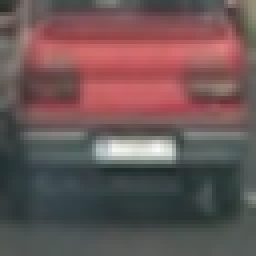
#> input picture test_images/test8.png, 64 x 64 px (shown 4 times larger)
$ jupyter execute --allow-errors P5.ipynb   (shell and % lines are left out)   (older library calls are emulated)
#> lines starting #> are read from the running program, lines starting #| are printed output that depends on the picture
# Self-Driving Car Engineer Nanodegree

## Project: **Vehicle detection**
***

---

---

This notebook contains the code for the P5 -> Vehicle detection.

The document is organized as follows:

    1. Definition of functions to extract features
    2. Training of classifier
    3. Prediction on single image
    4. Prediction on video

## 1. Definition of functions to extract features

[cell 1]
# Import necessary libraries for the project
import matplotlib.image as mpimg
import matplotlib.pyplot as plt
import numpy as np
import cv2
import glob
import time
import math
import collections
import operator
from sklearn.svm import LinearSVC
from sklearn.preprocessing import StandardScaler
from skimage.feature import hog
from sklearn.model_selection import train_test_split
from scipy.ndimage.measurements import label
from moviepy.editor import VideoFileClip
from IPython.display import HTML

### Binned color

[cell 2]
# Function to compute binned color features
def bin_spatial(img, size=(32, 32)):
    features = cv2.resize(img, size).ravel()
    return features

# Read test image
image = cv2.imread('./test_images/test8.png')
#> image is the input picture: shape (64, 64, 3); mean B, G, R 85.9, 85.9, 107
# Get color features
binned = bin_spatial(image)
#> in bin_spatial, `features = cv2.resize(img, size).ravel()`: features = 3072 values, max 242 at index 1786, min 36 at index 2078, mean 93.08
#> binned has the same summary as features in bin_spatial
# Plot features
plt.plot(binned)
#> (this line was passed over: IPython is not available in this run)
plt.title('Spatially Binned Features')
#> (this line was passed over: IPython is not available in this run)
plt.show()

### Color histogram

[cell 3]
# Function to compute color histogram features
# [9 lines left out: function color_hist, not called in this run]

# Redefinition for plotting results.
def color_hist_plot(img, nbins=32, bins_range=(0, 256)):
    # Compute the histogram of the color channels separately
#> called with nbins = 32, bins_range = (0, 256)
    channel1_hist = np.histogram(img[:,:,0], bins=nbins, range=bins_range)
    channel2_hist = np.histogram(img[:,:,1], bins=nbins, range=bins_range)
    channel3_hist = np.histogram(img[:,:,2], bins=nbins, range=bins_range)
    # Generating bin centers
    bin_edges = channel1_hist[1]
#> bin_edges = 33 values from 0 to 256
    bin_centers = (bin_edges[1:]  + bin_edges[0:len(bin_edges)-1])/2
#> bin_centers = 32 values from 4 to 252
    # Concatenate the histograms into a single feature vector
    hist_features = np.concatenate((channel1_hist[0], channel2_hist[0], channel3_hist[0]))
#> hist_features = 96 values, max 834 at index 10, min 0 at index 0, mean 128
    # Return the individual histograms, bin_centers and feature vector
    return hist_features, channel1_hist, channel2_hist, channel3_hist, bin_centers

# Get color histogram features
hist_feat, ch1hist, ch2hist, ch3hist, bincen = color_hist_plot(image, nbins=32, bins_range=(0, 256))
#> hist_feat has the same summary as hist_features in color_hist_plot; bincen = 32 values from 4 to 252

# Plot a figure with all three bar charts
#> (the rest of this cell did not finish here and is left out)

### HOG

[cell 4]
# Function to return HOG features and visualization
def get_hog_features(img, orient=9, pix_per_cell=8, cell_per_block=2,
                        vis=False, feature_vec=True):
    # Call with two outputs if vis==True
    if vis == True:
        features, hog_image = hog(img, orientations=orient, pixels_per_cell=(pix_per_cell, pix_per_cell),
                                  cells_per_block=(cell_per_block, cell_per_block), block_norm='L1', transform_sqrt=True,
                                  visualise=vis, feature_vector=feature_vec)
        return features, hog_image
    # Otherwise call with one output
    else:
        features = hog(img, orientations=orient, pixels_per_cell=(pix_per_cell, pix_per_cell),
                       cells_per_block=(cell_per_block, cell_per_block), block_norm='L1', transform_sqrt=True,
                       visualise=vis, feature_vector=feature_vec)
        return features

# Convert to gray
gray = cv2.cvtColor(image, cv2.COLOR_BGR2GRAY)
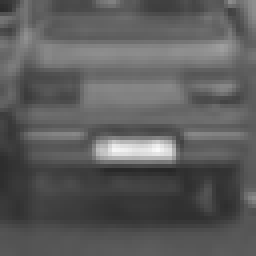
#> gray: shape (64, 64) (shown 4 times larger); min 39, max 250, mean 92.2
# Call our function with vis=True to see an image output
features, hog_image = get_hog_features(gray, vis=True)
#> in get_hog_features, `features, hog_image = hog(img, orientations=orient, pixels_per_cell=(p..`: features = 1764 values, max 0.44 at index 1408, min 0 at index 64, mean 0.0278
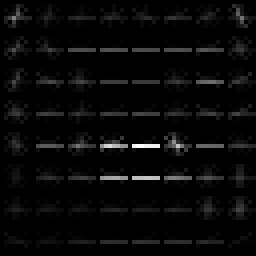
#> hog_image: shape (64, 64) float64 (shown 4 times larger); min 0, max 2.32, mean 0.0804; drawn with min black and max white

# Plot the examples
#> (the rest of this cell did not finish here and is left out)

## 2. Training of classifier

### Load of image paths

[cell 5]
# Extract image paths for training (GTI and KITTI)
vehicles = glob.glob('vehicles\**\*.png')
nonvehicles = glob.glob('non-vehicles\**\*.png')

# Extract image paths for testing (non-randomized data selection from GTI and KITTI)
vehicles_test = glob.glob('vehicles_test\*.png')
nonvehicles_test = glob.glob('non-vehicles_test\*.png')

# Insert extracted paths into lists
cars = []
notcars = []
cars_test = []
notcars_test = []
for image in vehicles:
    cars.append(image)
#> after the loop, cars = []
for image in nonvehicles:
    notcars.append(image)
#> after the loop, notcars = []
for image in vehicles_test:
    cars_test.append(image)
#> after the loop, cars_test = []
for image in nonvehicles_test:
    notcars_test.append(image)
#> after the loop, notcars_test = []

# Balance training and test data if not balanced
if len(cars) != len(notcars):
    sample_size = min(len(cars),len(notcars))
    cars = cars[0:sample_size]
    notcars = notcars[0:sample_size]

if len(cars_test) != len(notcars_test):
    sample_size = min(len(cars_test),len(notcars_test))
    cars_test = cars_test[0:sample_size]
    notcars_test = notcars_test[0:sample_size]

# Print training and test set information
print('Number of vehicle images for training:',len(cars))
#| Number of vehicle images for training: 0
print('Number of non-vehicle images for training:',len(notcars))
#| Number of non-vehicle images for training: 0
print('Number of vehicle images for testing:',len(cars_test))
#| Number of vehicle images for testing: 0
print('Number of non-vehicle images for testing:',len(notcars_test))
#| Number of non-vehicle images for testing: 0

### Feature extraction

[cell 6]
# Function to extract features from a list of images
def extract_features(imgs, color_space='RGB', spatial_size=(32, 32),
                        hist_bins=32, orient=9,
                        pix_per_cell=8, cell_per_block=2, hog_channel=0,
                        spatial_feat=True, hist_feat=True, hog_feat=True):
    # Create a list to append feature vectors to
    features = []
    # Iterate through the list of images
    for file in imgs:
        file_features = []
        # Read in each one by one
        image = cv2.imread(file)

        # apply color conversion if other than 'RGB'
        if color_space != 'RGB':
            if color_space == 'HSV':
                feature_image = cv2.cvtColor(image, cv2.COLOR_BGR2HSV)
            elif color_space == 'LUV':
                feature_image = cv2.cvtColor(image, cv2.COLOR_BGR2LUV)
            elif color_space == 'HLS':
                feature_image = cv2.cvtColor(image, cv2.COLOR_BGR2HLS)
            elif color_space == 'YUV':
                feature_image = cv2.cvtColor(image, cv2.COLOR_BGR2YUV)
            elif color_space == 'YCrCb':
                feature_image = cv2.cvtColor(image, cv2.COLOR_BGR2YCrCb)
        else: feature_image = np.copy(image)

        if spatial_feat == True:
            spatial_features = bin_spatial(feature_image, size=spatial_size)
            file_features.append(spatial_features)
        if hist_feat == True:
            # Apply color_hist()
            hist_features = color_hist(feature_image, nbins=hist_bins)
            file_features.append(hist_features)
        if hog_feat == True:
        # Call get_hog_features() with vis=False, feature_vec=True
            if hog_channel == 'ALL':
                hog_features = []
                for channel in range(feature_image.shape[2]):
                    hog_features.append(get_hog_features(feature_image[:,:,channel],
                                        orient, pix_per_cell, cell_per_block,
                                        vis=False, feature_vec=True))
                hog_features = np.ravel(hog_features)
            else:
                hog_features = get_hog_features(feature_image[:,:,hog_channel], orient,
                            pix_per_cell, cell_per_block, vis=False, feature_vec=True)
            # Append the new feature vector to the features list
            file_features.append(hog_features)
        features.append(np.concatenate(file_features))
    # Return list of feature vectors
    return features

# Definition of color space
colorspace = 'YCrCb' # Can be RGB, HSV, LUV, HLS, YUV, YCrCb

# Definition of parameters for HOG
orient = 8
pix_per_cell = 8
cell_per_block = 2
hog_channel = "ALL" # Can be 0, 1, 2, or "ALL"

# Definition of parameters for binned color and color histogram features
spatial_size = (32, 32)
hist_bins = 32

# Flags for activating different feature extractions
spatial_feat = True
hist_feat = True
hog_feat = True

# Extract features for training and test set
t=time.time()
car_features = extract_features(cars, color_space=colorspace, spatial_size=spatial_size,
                        hist_bins=hist_bins, orient=orient,
                        pix_per_cell=pix_per_cell, cell_per_block=cell_per_block,
                        hog_channel=hog_channel,
                        spatial_feat=spatial_feat, hist_feat=hist_feat, hog_feat=hog_feat)
#> car_features = []
notcar_features = extract_features(notcars, color_space=colorspace, spatial_size=spatial_size,
                        hist_bins=hist_bins, orient=orient,
                        pix_per_cell=pix_per_cell, cell_per_block=cell_per_block,
                        hog_channel=hog_channel,
                        spatial_feat=spatial_feat, hist_feat=hist_feat, hog_feat=hog_feat)
#> notcar_features = []
car_test_features = extract_features(cars_test, color_space=colorspace, spatial_size=spatial_size,
                        hist_bins=hist_bins, orient=orient,
                        pix_per_cell=pix_per_cell, cell_per_block=cell_per_block,
                        hog_channel=hog_channel,
                        spatial_feat=spatial_feat, hist_feat=hist_feat, hog_feat=hog_feat)
#> car_test_features = []
notcar_test_features = extract_features(notcars_test, color_space=colorspace, spatial_size=spatial_size,
                        hist_bins=hist_bins, orient=orient,
                        pix_per_cell=pix_per_cell, cell_per_block=cell_per_block,
                        hog_channel=hog_channel,
                        spatial_feat=spatial_feat, hist_feat=hist_feat, hog_feat=hog_feat)
#> notcar_test_features = []

t2 = time.time()

# Group car and non-car features, normalize data and create label vectors for training and testing
# Training
X = np.vstack((car_features, notcar_features)).astype(np.float64)
#> X = empty array
#> (the rest of this cell did not finish here and is left out)

### Training

[cell 7]
# Use a linear SVC with C=2
svc = LinearSVC(C=math.pow(2,1))

# Perform training
t=time.time()
#> (the rest of this cell did not finish here and is left out)

## 3. Prediction on single image

### Sliding window with HOG sub-sampling and multi-scaling

[cell 8]
# Function to convert color
# [87 lines left out: functions convert_color, find_cars, not called in this run]

# Read single image
img = cv2.imread('test_images/scene01011.jpg')
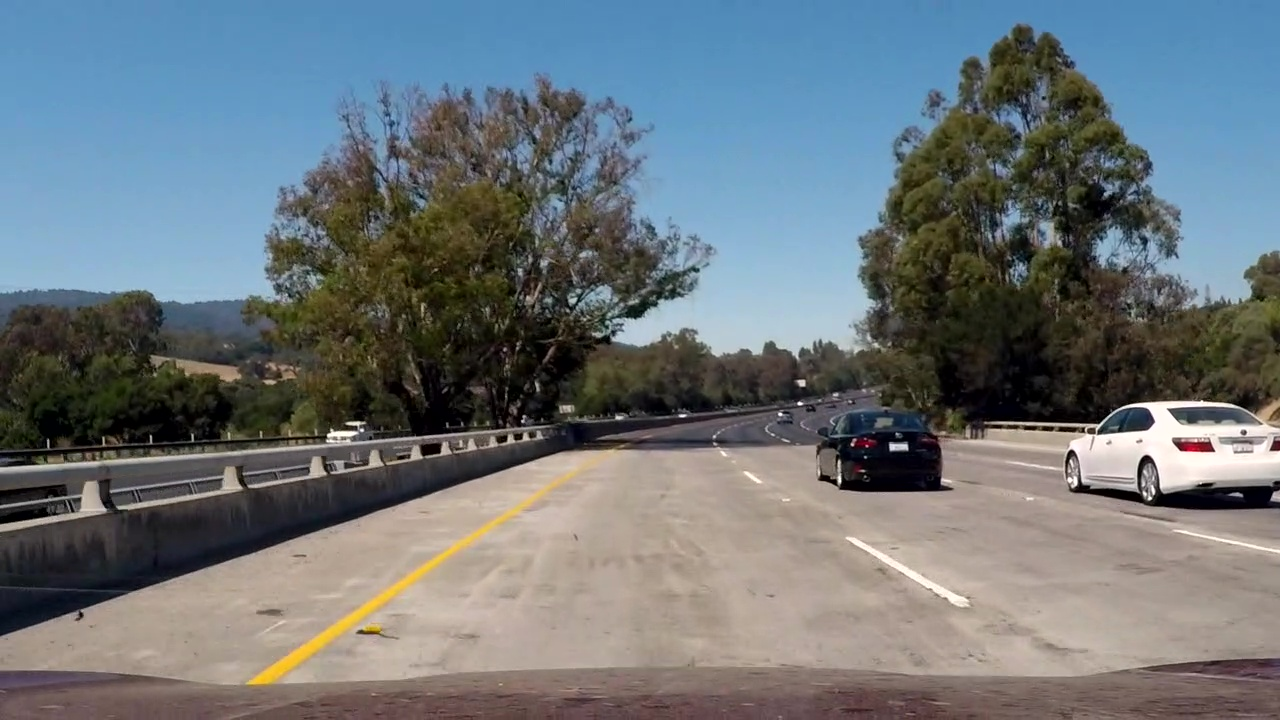
#> input picture test_images/scene01011.jpg, 1280 x 720 px
#> img is the input picture: shape (720, 1280, 3); mean B, G, R 121.1, 116.7, 108.5

# Define start and stop on Y axis where window sliding will be applied
ystart = 350
ystop = 690
# Define scales to be applied
scales = np.array([1.0,1.5,2.0])

# Predict
#> (the rest of this cell did not finish here and is left out)

### Filter false positives. Get single detection

[cell 9]
# Function to build heat map in function of bounding boxes
# [32 lines left out: functions add_heat, apply_threshold, draw_labeled_bboxes, not called in this run]

# Read in image similar to previous one
image = cv2.imread('test_images/scene01021.jpg')
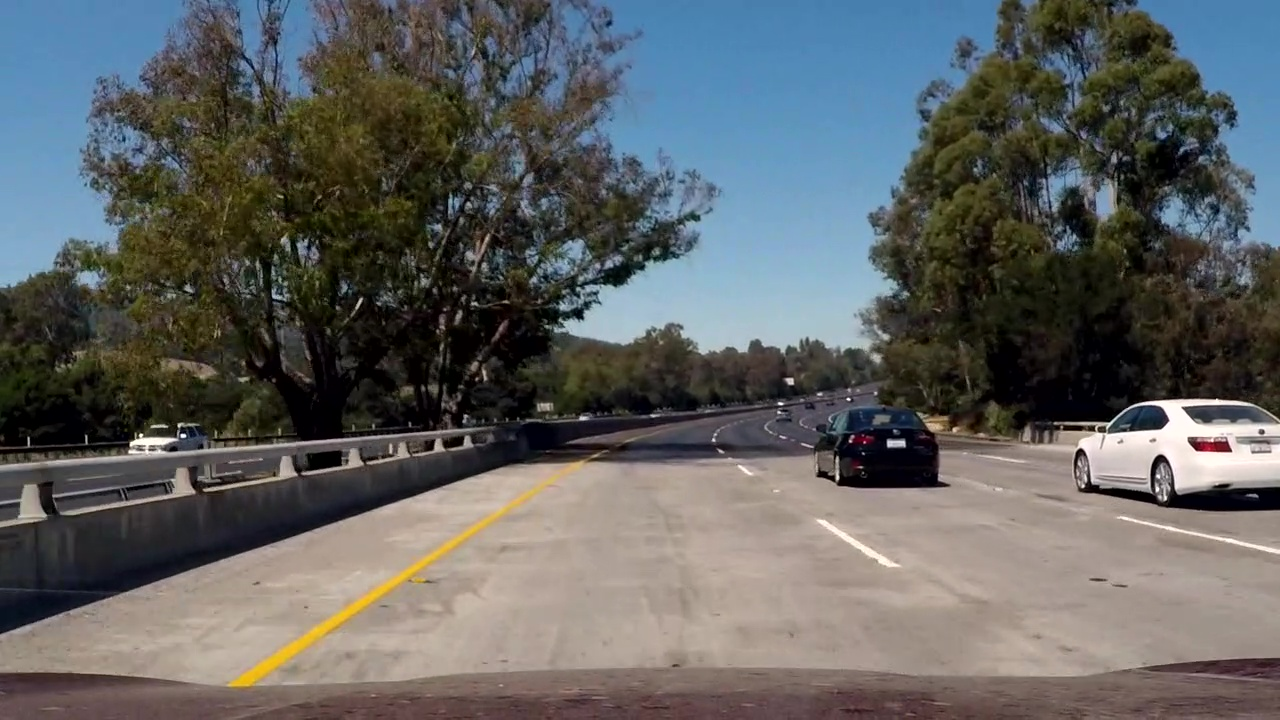
#> input picture test_images/scene01021.jpg, 1280 x 720 px
#> image is the input picture: shape (720, 1280, 3); mean B, G, R 97.3, 97.8, 95.9

# Define empty heat map
heat = np.zeros_like(image[:,:,0]).astype(np.float)

# Add heat to each box in box list
#> (the rest of this cell did not finish here and is left out)
